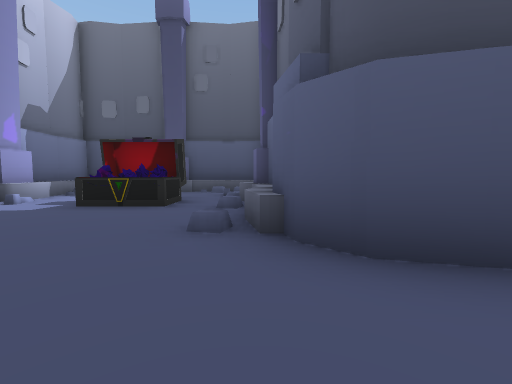
[1] (above)

20 first-person views from a walk through a scene from a Unity 3-D project. The camera is 1.2 m above the floor, tilts 4° down and sees 90° across. The floor is counted in squares, 2 m on a side. Each view is taken from the middle of a square. On the plan, view 1 faces up. The plan holds only what a view shows up to about 9 squares ahead; the rest is blank. The player is left out.

[2]
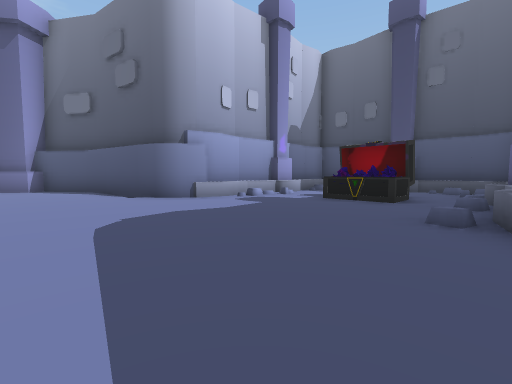

[3]
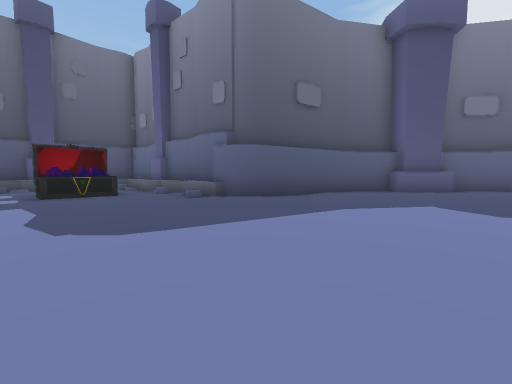

[4]
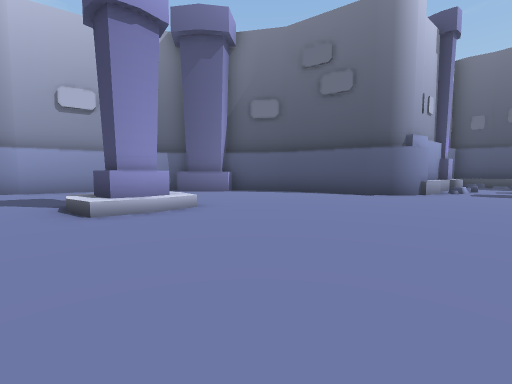

[5]
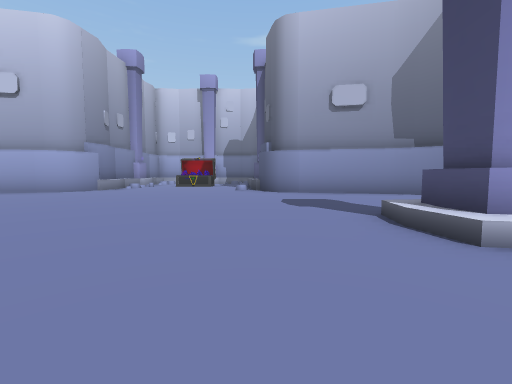

[6]
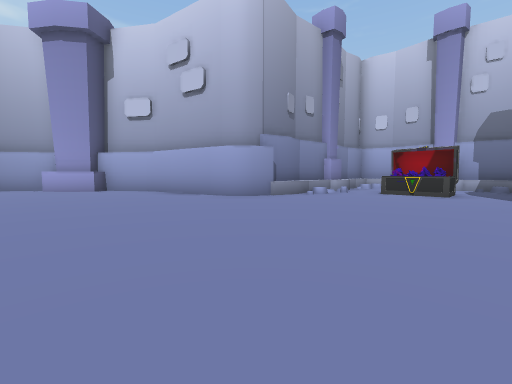

[7]
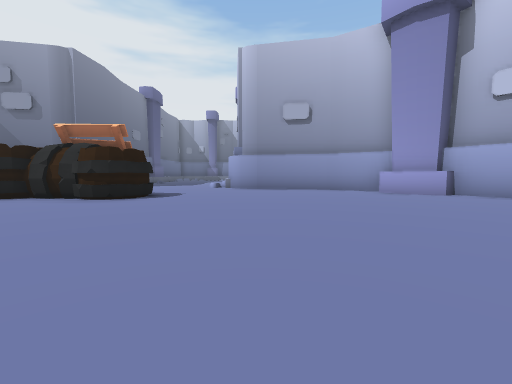

[8]
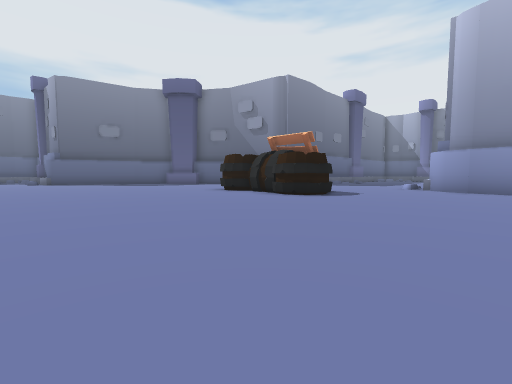

[9]
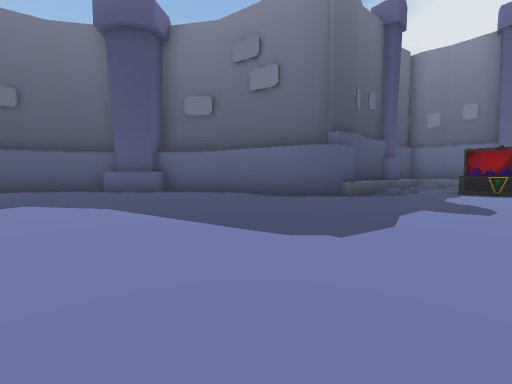

[10]
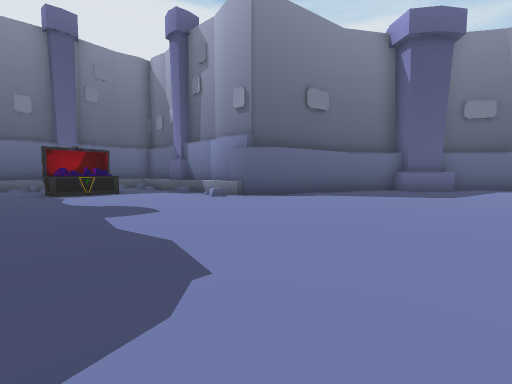

[11]
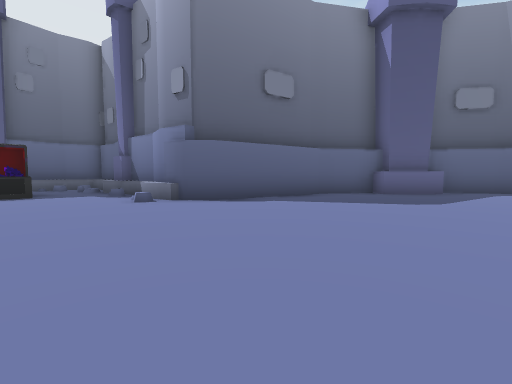

[12]
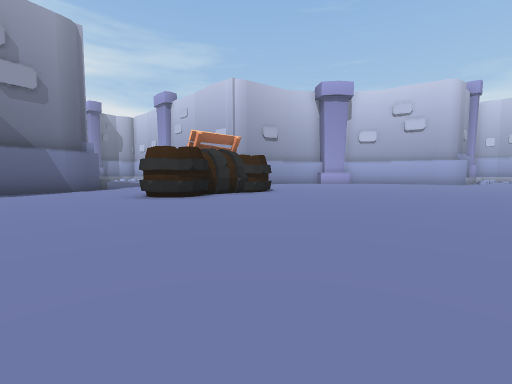

[13]
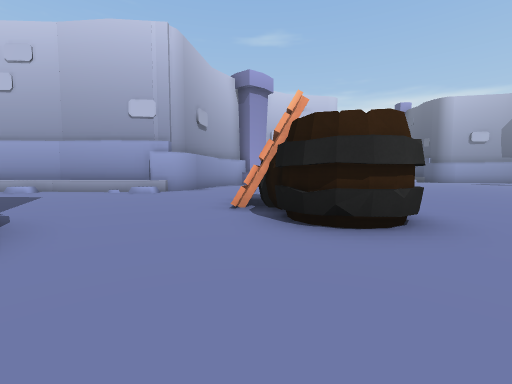

[14]
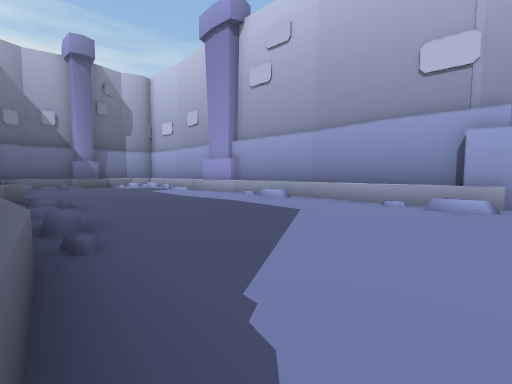

[15]
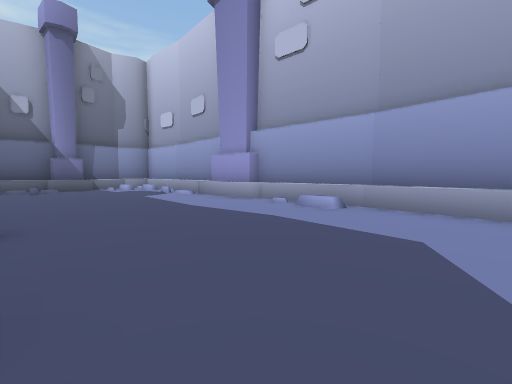

[16]
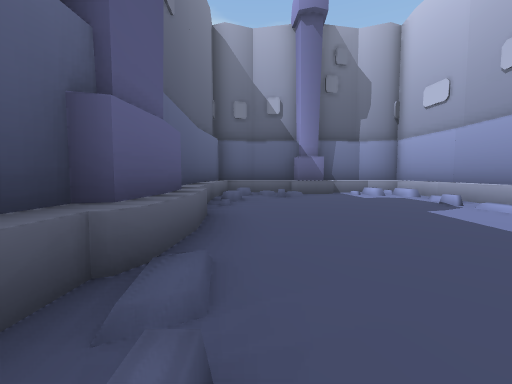

[17]
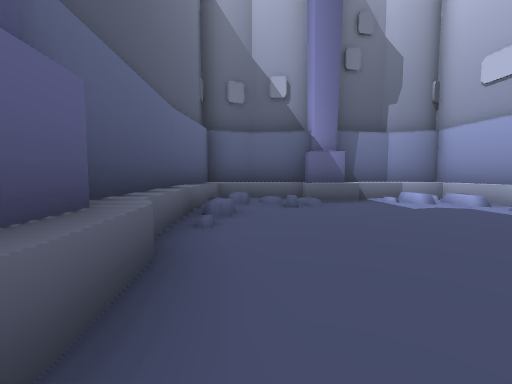

[18]
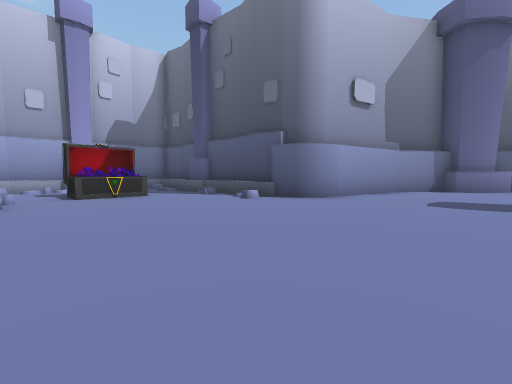

[19]
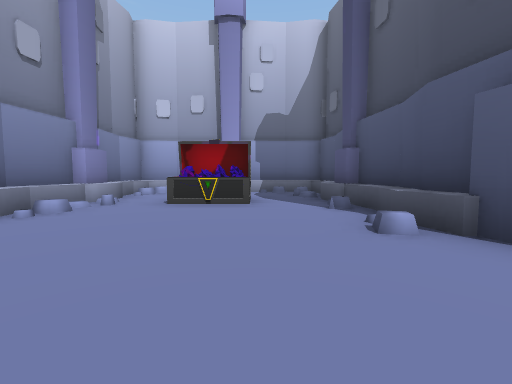

[20]
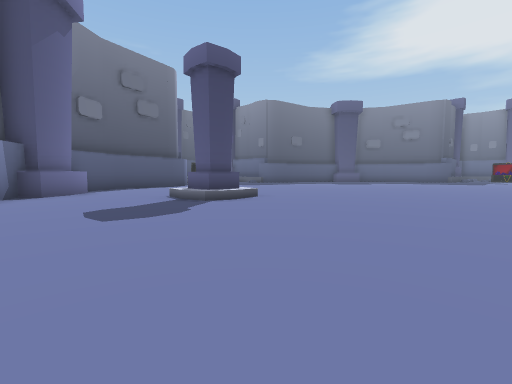

### Floor plan
Key: @ floor where view 1 was taken; # wall or solid block; . main floor; : floor 0.25 m higher than the main floor; + floor 0.5 m higher than the main floor; / step, stairs or slope; = window, fence, low wall or low ledge; ^ raised ledge; O other object.
Columns run from 22 left of view 1 to 16 right of it. Each row starts with its distance up from view 1.
  9                 ######^
  8                 # /...
  7                 #/....^
  6                 #..OO.#
  5                 ^..OO.^
  4                 ^.....^
  3                ##.....^
  2             ####.......####
  1            ##.............###
  0           ##..........@.....#
 -1          ##.................^##
 -2         ##....................##
 -3         #......................#
 -4        ##.../O/....      ......#
 -5        #....///....      ......#
 -6        #...........      ......#
 -7 ####^^^.............     .......^^^#
 -8 ##...................    .............#
 -9 #.....................   ..........OO.^
-10 #  OO.................   ..........OO
-11 ^+....................................#
-12 ^//.##..............................
-13 ^^######........................#####
-14        #.......................##
-15        ##......................#
-16         #......................#
-17         #..........OO#O.......##
-18         ##........OO OO......^#
-19          ##........ #.......#^
-20           ##................#
-21            ## ...........####
-22               ###......###
-23                 #.....^
-24                 #.....#
-25                 #.....^
-26                 #.....^
-27                 ^.....^
-28                 #.....^
-29                 #.....#
-30                 #.....#
-31                 ^:....^
-32                 ^.....^
-33                 ^ ....^
-34                 ^#..:.^
-35                 ^.=^^.^
-36                 ^^^#^^^

Positions as (right, up) in squares from view 1, and headings:
1: (0, 0), facing up
2: (0, -1), facing up-left
3: (-4, -3), facing up-right
4: (-4, -6), facing up-left
5: (-6, -7), facing left
6: (-10, -8), facing down-left
7: (-7, -11), facing down
8: (-8, -11), facing down-right
9: (3, -10), facing up-right
10: (4, -8), facing down-right
11: (4, -10), facing down-right
12: (3, -11), facing down-left
13: (3, -19), facing left
14: (0, -22), facing down-left
15: (-1, -24), facing down-left
16: (-1, -27), facing down
17: (-1, -29), facing down
18: (-11, -12), facing up-left
19: (-13, -9), facing left
20: (-13, -10), facing up-right
